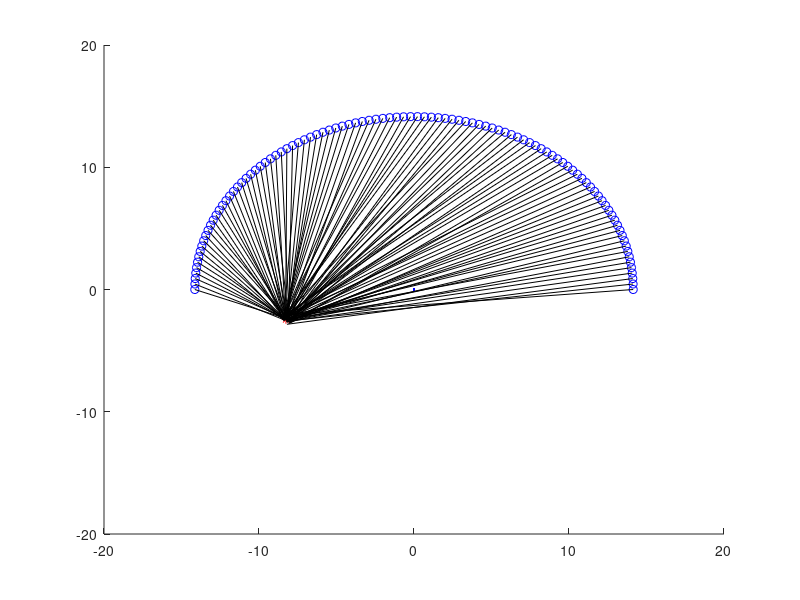

This chart was generated by the following MATLAB code:
clear
hold on
axis([-20,20,-20,20])

num_targets = 1     % number of targets to generate
area = 10           % grid radius to search for targets
num_sensors = 1
num_mlocs = 100     % number of measurement locations (sample size)
path = pi           % length of flight path, in radians
err = 1             % random +- error in degrees of measurements

% determine sigma (standard deviation)
rng('shuffle', 'twister')
e = zeros(100000,1);
for i = 1:100000 
    e(i)= -err + (err+err)*rand(1);
end
sigma = std(e);

figure = plot(0,0,'.b')

% generate targets within x,y coordinate grid
targets = zeros(num_targets,2);
for num = 1:num_targets
    x = (-area + (area+area)*rand(1));
    y = (-area + (area+area)*rand(1));
    targets(num,:) = [x,y];
    plot(x,y,'*r')
end

% generate measurement locations on flight path
radius = area * sqrt(2);
theta = linspace(0,path,num_mlocs);   % measurement spacing
mlocs = [radius*cos(theta);radius*sin(theta)]';
plot(mlocs(:,1),mlocs(:,2),'ob');

% note - mlocs should really be a 3D matrix of [[x,y] x path x sensor]
%      - doa should be 2D matrix of [doa(s) x sensor], after association add
%       target dimension
%      - 

% flat vector b/c you don't know which measurements are which targets
doa = zeros(num_mlocs*num_targets,1); 

% time step, update target/platform locations
for mloc = 1:num_mlocs
    % generate lobs per sensor at current mloc
    for sensor = 1:num_sensors
        for target = 1:num_targets
           % calculate true angle between target and mloc 
           theta = atan2(mlocs(mloc,2)-targets(target,2),mlocs(mloc,1)-targets(target,1));
           % plot true line to target
           %plot([targets(target,1) mlocs(mloc,1)],[targets(target,2) mlocs(mloc,2)], 'r')
           % get true length to target just for plotting to make sure we
           % can see crossover!!! this would not be known
           range = sqrt((targets(target,1)-mlocs(mloc,1))^2 + (targets(target,2)-mlocs(mloc,2))^2);
           % convert to true angle from mloc relative to due East
           theta = -(pi - theta);
           % add random error - not sigma, that's a statistical measure not
           % each individual measurement error
           error = -err + (err+err)*rand(1);
           % doa index to save measurement since we're using a flat vector
           index = (mloc-1)*length(targets(:,1)) + target; 
           doa(index) = theta + error * pi/180;
           % don't forget to add the sensor xy offset (mlocs(mloc,1 and mlocs(mloc,2)) for the plot
           % uses the range as the magnitude for drawing a line to target
           plot([mlocs(mloc,1) (range*cos(doa(index))+mlocs(mloc,1))],[mlocs(mloc,2) (range*sin(doa(index))+mlocs(mloc,2))], 'k')
       end
    end 
end

% save doa and measurement data to cvs, last row is sigma
% measurement data x,y can be used as nautical miles
doa = [doa; sigma];
mlocs = [mlocs; [sigma,sigma]]; 
data = [doa mlocs];             % matrix with columns [doa x y]
csvwrite('DOAgeneration.dat',data);
saveas(figure,'DOAgeneration.png');

